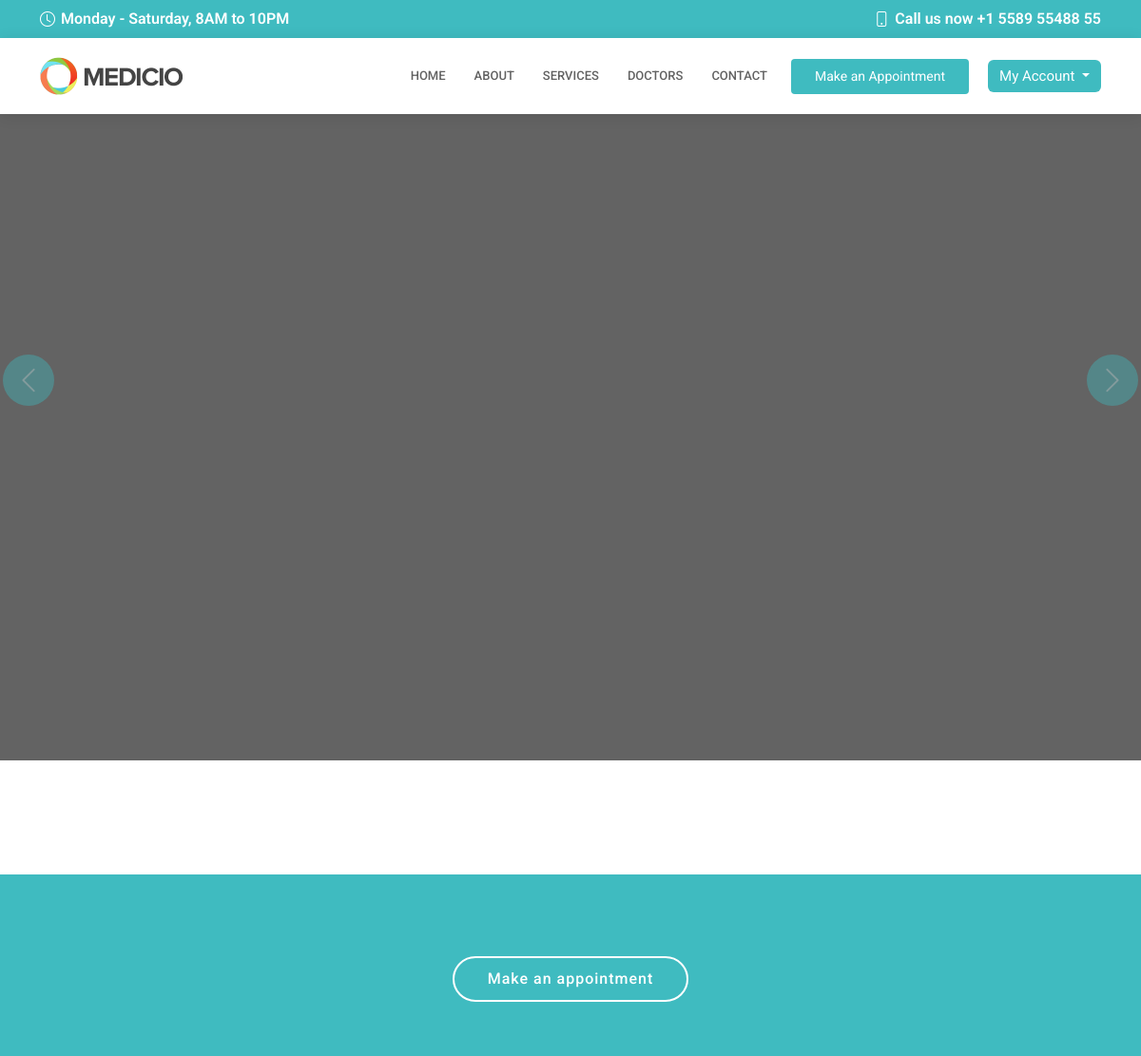
The app's page / (upper part), older data.
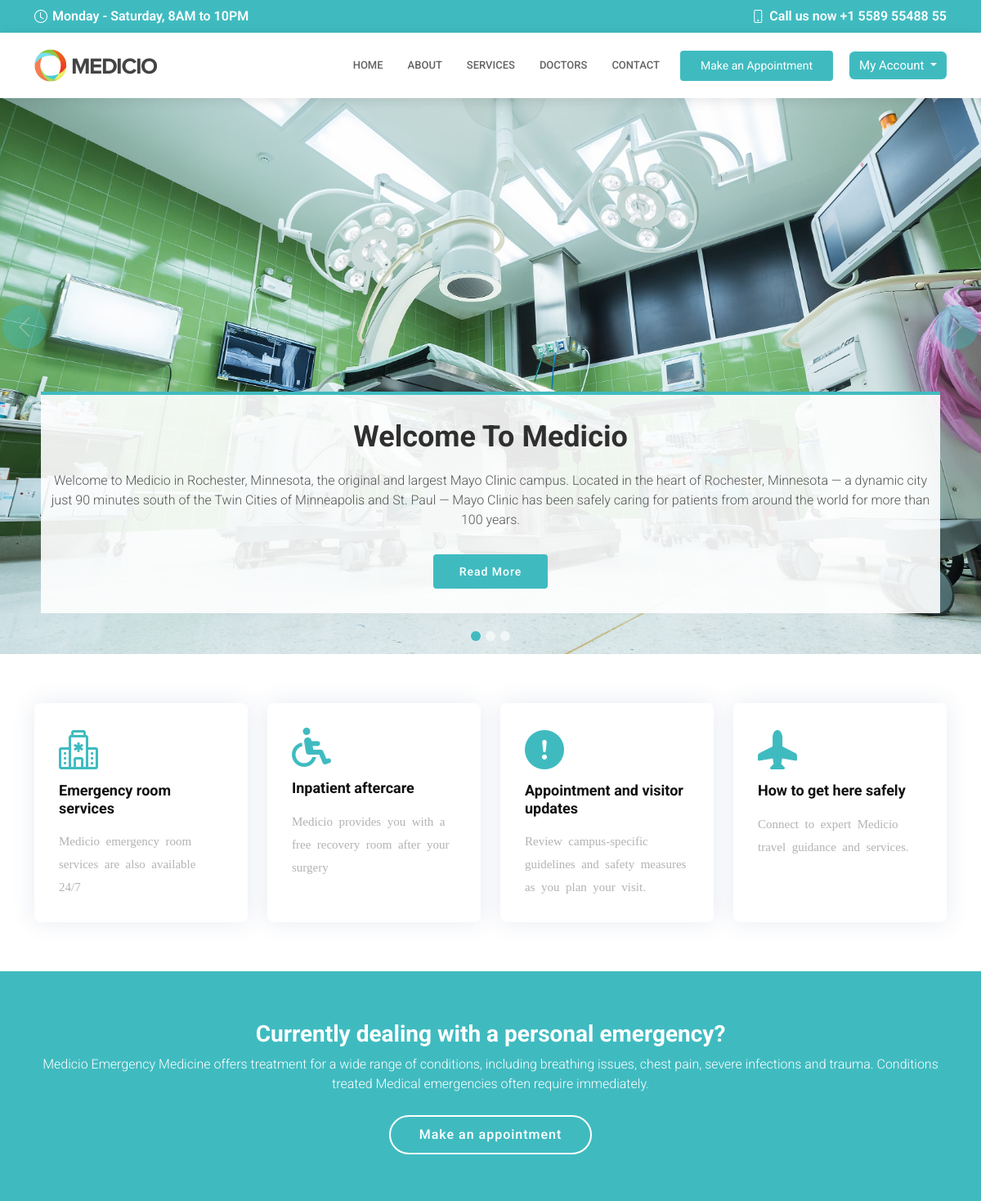
The same page, newer data.
### Front/models.py (models this page shows, shortened)
class RepeatFields(models.Model):
    created = models.DateTimeField(auto_now_add=True)
    updated = models.DateTimeField(auto_now=True)
    deleted = models.BooleanField(default=False)

class Banner(RepeatFields):
    class Meta:
        verbose_name = "Banner"
        verbose_name_plural = "Banner"
    title = models.CharField(max_length=150)
    description = models.TextField()
    image = models.ImageField(upload_to='Banner__Images')

class Emergency_banner(RepeatFields):
    class Meta:
        verbose_name = "Emergency_banner"
        verbose_name_plural = "Emergency_banner"
    title = models.CharField(max_length=150)
    description = models.TextField()

### Hospital/models.py (models this page shows, shortened)
class RepeatFields(models.Model):
    created = models.DateTimeField(auto_now_add=True)
    updated = models.DateTimeField(auto_now=True)

class Services(RepeatFields):
    class Meta:
        verbose_name = "Services"
        verbose_name_plural = "Services"
    title = models.CharField(max_length=150)
    description = models.TextField()
    icon = models.CharField(max_length=150)

### Front/views.py (the view, shortened to what this page needs)
# urls.py: 2. Add a URL to urlpatterns:  path('', Home.as_view(), name='home')
class Home(View):
    template_name = 'pages/home.html'
    def get(self , request):
        banners = models.Banner.objects.all()
        emergencies = models.Emergency_banner.objects.first()
        services = host.Services.objects.all()
        return render(request , self.template_name , locals())

### templates/pages/home.html
{% extends "base/base.html" %}
{% load static %}
{% block 'content' %}
  <section id="hero">
    <div id="heroCarousel" data-bs-interval="5000" class="carousel slide carousel-fade" data-bs-ride="carousel">
      <ol class="carousel-indicators" id="hero-carousel-indicators"></ol>
      <div class="carousel-inner" role="listbox">
        {% for banner in banners  %}
        <div class="carousel-item active" style="background-image: url( {{banner.image.url}} )">
          <div class="container">
            <h2>{{banner.title}}</h2>
            <p>{{banner.description}}</p>
            <a href="{% url 'about' %}" class="btn-get-started scrollto">Read More</a>
          </div>
        </div>
        {% endfor %}
      </div>
      <a class="carousel-control-prev" href="#heroCarousel" role="button" data-bs-slide="prev">
        <span class="carousel-control-prev-icon bi bi-chevron-left" aria-hidden="true"></span>
      </a>
      <a class="carousel-control-next" href="#heroCarousel" role="button" data-bs-slide="next">
        <span class="carousel-control-next-icon bi bi-chevron-right" aria-hidden="true"></span>
      </a>
    </div>
  </section>
  <main id="main">
    <section id="featured-services" class="featured-services">
      <div class="container" data-aos="fade-up">
        <div class="row">
          {% for service in services|slice:'4' %}
          <div class="col-md-6 col-lg-3 d-flex align-items-stretch mb-5 mb-lg-0">
            <div class="icon-box" data-aos="fade-up" data-aos-delay="100">
              <div class="icon"><i class="{{service.icon}}"></i></div>
              <h4 class="title"><a href="">{{service.title}}</a></h4>
              <p class="description">{{service.description}}</p>
            </div>
          </div>
          {% endfor %}
        </div>
      </div>
    </section>
    <section id="cta" class="cta">
      <div class="container" data-aos="zoom-in">
        <div class="text-center">
          <h3>{{emergencies.title}}</h3>
          <p style= "color: #fff;">{{emergencies.description}}</p>
          <a class="cta-btn scrollto" href="{% url 'appointment' %}">Make an appointment</a>
        </div>
      </div>
    </section>
  </main>
{% endblock 'content' %}

Row changes from the older to the newer data that the page shows:
added Banner: image (picture), title "Welcome To Medicio", description "Welcome to Medicio in Rochester, Minnesota, the original and largest Mayo Clinic campus. Located in the heart of Rochester, Minnesota — a dynamic city just 90 minutes south of the Twin Cities of Minneapolis and St. Paul — Mayo Clinic has been safely caring for patients from around the world for more than 100 years."
added Services: title "Emergency room services", description "Medicio emergency room services are also available 24/7"
added Services: title "Inpatient aftercare", description "Medicio provides you with a free recovery room after your surgery"
added Services: title "Appointment and visitor updates", description "Review campus-specific guidelines and safety measures as you plan your visit."
added Services: title "How to get here safely", description "Connect to expert Medicio travel guidance and services."
added Emergency_banner: title "Currently dealing with a personal emergency?", description "Medicio Emergency Medicine offers treatment for a wide range of conditions, including breathing issues, chest pain, severe infections and trauma. Conditions treated Medical emergencies often require immediately."
